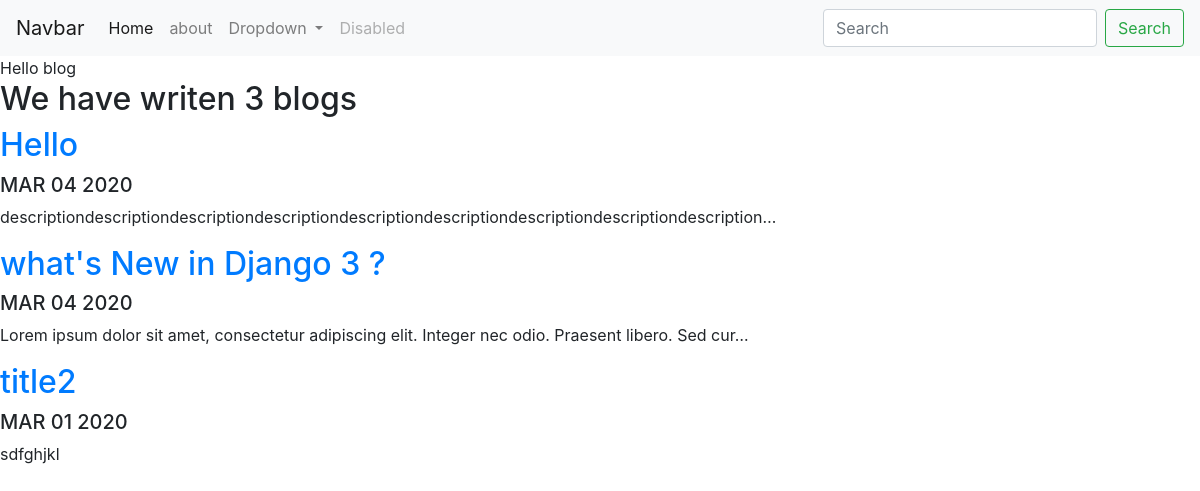
Screenshot of /blog/ with the database file from the repository.
### blog/models.py (models this page shows, shortened)
class Blog(models.Model) :
    title = models.CharField(max_length=200)
    date = models.DateField()
    description = models.TextField()

### blog/views.py (the view)
# urls.py: path('' , views.all_blogs , name='all_blogs'),
def all_blogs(request) :
    blogs = Blog.objects.order_by('-date')[:5]
    return render(request , 'blog/all_blogs.html' , {'blogs' : blogs})

### blog/templates/blog/all_blogs.html
{% extends 'portfolio/base.html' %}
{% block content %}
Hello blog
<h2>We have writen {{ blogs.count }} blog{{ blogs.count|pluralize }}</h2>
{% for blog in blogs %}
<a href="{% url 'blog:detail' blog.id %}"><h2>{{ blog.title }}</h2></a>
<h5>{{ blog.date|date:'M d Y' |upper }}</h5>
<p>{{ blog.description|striptags|truncatechars:100 }}</p>
{% endfor %}
{% endblock %}

### rows the page displays
Blog: title "Hello", date "MAR 04 2020", description "descriptiondescriptiondescriptiondescriptiondescriptiondescriptiondescriptiondescriptiondescription…"
Blog: title "what's New in Django 3 ?", date "MAR 04 2020", description "Lorem ipsum dolor sit amet, consectetur adipiscing elit. Integer nec odio. Praesent libero. Sed cur…"
Blog: title "title2", date "MAR 01 2020", description "sdfghjkl"

### other values shown
{{ blogs.count }} "3"
